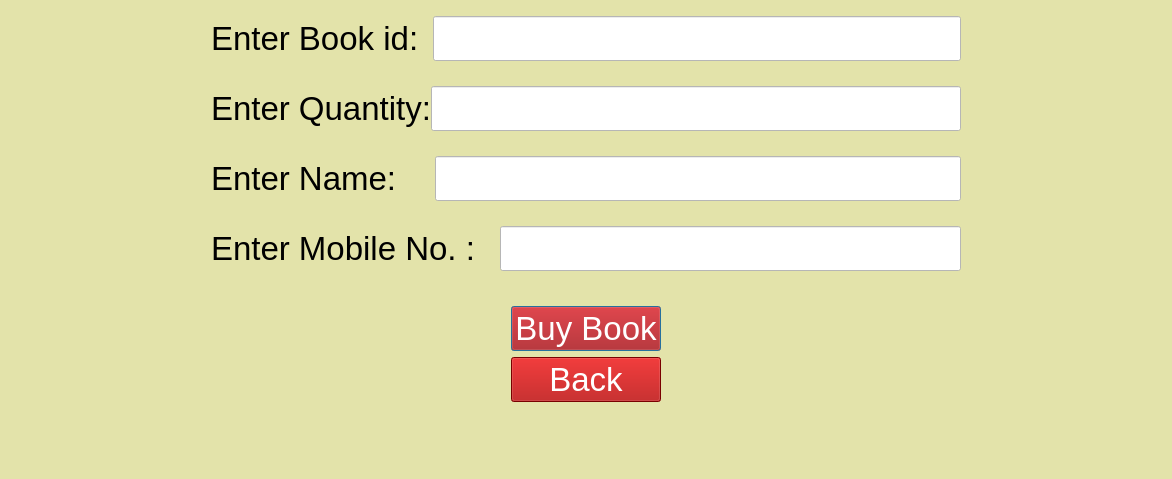
<?xml version="1.0" encoding="UTF-8"?>
<ui version="4.0">
 <class>user_buy_book</class>
 <widget class="QDialog" name="user_buy_book">
  <property name="geometry">
   <rect>
    <x>0</x>
    <y>0</y>
    <width>1161</width>
    <height>479</height>
   </rect>
  </property>
  <property name="windowTitle">
   <string>Dialog</string>
  </property>
  <property name="styleSheet">
   <string notr="true">background-color: rgb(227, 227, 170);</string>
  </property>
  <layout class="QVBoxLayout" name="verticalLayout_3">
   <item>
    <layout class="QVBoxLayout" name="verticalLayout">
     <property name="spacing">
      <number>25</number>
     </property>
     <property name="leftMargin">
      <number>200</number>
     </property>
     <property name="topMargin">
      <number>0</number>
     </property>
     <property name="rightMargin">
      <number>200</number>
     </property>
     <property name="bottomMargin">
      <number>24</number>
     </property>
     <item>
      <layout class="QHBoxLayout" name="horizontalLayout">
       <property name="spacing">
        <number>14</number>
       </property>
       <item>
        <widget class="QLabel" name="label_book_id">
         <property name="font">
          <font>
           <pointsize>25</pointsize>
          </font>
         </property>
         <property name="styleSheet">
          <string notr="true">color: rgb(0, 0, 0);</string>
         </property>
         <property name="text">
          <string>Enter Book id:</string>
         </property>
        </widget>
       </item>
       <item>
        <widget class="QLineEdit" name="lineEdit_user_given_book_id">
         <property name="font">
          <font>
           <pointsize>25</pointsize>
          </font>
         </property>
         <property name="styleSheet">
          <string notr="true">background-color: rgb(255, 255, 255);</string>
         </property>
        </widget>
       </item>
      </layout>
     </item>
     <item>
      <layout class="QHBoxLayout" name="horizontalLayout_2">
       <property name="spacing">
        <number>0</number>
       </property>
       <item>
        <widget class="QLabel" name="label_user_book_quantity">
         <property name="font">
          <font>
           <pointsize>25</pointsize>
          </font>
         </property>
         <property name="styleSheet">
          <string notr="true">color: rgb(0, 0, 0);</string>
         </property>
         <property name="text">
          <string>Enter Quantity:</string>
         </property>
        </widget>
       </item>
       <item>
        <widget class="QLineEdit" name="lineEdit_user_given_book_quantity">
         <property name="font">
          <font>
           <pointsize>25</pointsize>
          </font>
         </property>
         <property name="styleSheet">
          <string notr="true">background-color: rgb(255, 255, 255);</string>
         </property>
        </widget>
       </item>
      </layout>
     </item>
     <item>
      <layout class="QHBoxLayout" name="horizontalLayout_3">
       <property name="spacing">
        <number>38</number>
       </property>
       <item>
        <widget class="QLabel" name="label_user_name">
         <property name="font">
          <font>
           <pointsize>25</pointsize>
          </font>
         </property>
         <property name="styleSheet">
          <string notr="true">color: rgb(0, 0, 0);</string>
         </property>
         <property name="text">
          <string>Enter Name:</string>
         </property>
        </widget>
       </item>
       <item>
        <widget class="QLineEdit" name="lineEdit_user_given_name">
         <property name="font">
          <font>
           <pointsize>25</pointsize>
          </font>
         </property>
         <property name="styleSheet">
          <string notr="true">background-color: rgb(255, 255, 255);</string>
         </property>
        </widget>
       </item>
      </layout>
     </item>
     <item>
      <layout class="QHBoxLayout" name="horizontalLayout_4">
       <property name="rightMargin">
        <number>0</number>
       </property>
       <item>
        <widget class="QLabel" name="label_user_mobile_no">
         <property name="font">
          <font>
           <pointsize>25</pointsize>
          </font>
         </property>
         <property name="styleSheet">
          <string notr="true">color: rgb(0, 0, 0);</string>
         </property>
         <property name="text">
          <string>Enter Mobile No. :</string>
         </property>
        </widget>
       </item>
       <item>
        <widget class="QLineEdit" name="lineEdit_user_given_mobile_no">
         <property name="font">
          <font>
           <pointsize>25</pointsize>
          </font>
         </property>
         <property name="styleSheet">
          <string notr="true">background-color: rgb(255, 255, 255);</string>
         </property>
        </widget>
       </item>
      </layout>
     </item>
    </layout>
   </item>
   <item>
    <layout class="QVBoxLayout" name="verticalLayout_2">
     <property name="leftMargin">
      <number>500</number>
     </property>
     <property name="rightMargin">
      <number>500</number>
     </property>
     <property name="bottomMargin">
      <number>60</number>
     </property>
     <item>
      <widget class="QPushButton" name="pushButton">
       <property name="font">
        <font>
         <pointsize>25</pointsize>
        </font>
       </property>
       <property name="styleSheet">
        <string notr="true">color: rgb(255, 255, 255);
background-color: rgb(170, 0, 0);</string>
       </property>
       <property name="text">
        <string>Buy Book</string>
       </property>
      </widget>
     </item>
     <item>
      <widget class="QPushButton" name="pushButton_2">
       <property name="font">
        <font>
         <pointsize>25</pointsize>
        </font>
       </property>
       <property name="styleSheet">
        <string notr="true">color: rgb(255, 255, 255);
background-color: rgb(170, 0, 0);</string>
       </property>
       <property name="text">
        <string>Back</string>
       </property>
      </widget>
     </item>
    </layout>
   </item>
  </layout>
 </widget>
 <resources/>
 <connections>
  <connection>
   <sender>pushButton_2</sender>
   <signal>clicked()</signal>
   <receiver>user_buy_book</receiver>
   <slot>close()</slot>
   <hints>
    <hint type="sourcelabel">
     <x>283</x>
     <y>314</y>
    </hint>
    <hint type="destinationlabel">
     <x>283</x>
     <y>323</y>
    </hint>
   </hints>
  </connection>
 </connections>
</ui>
